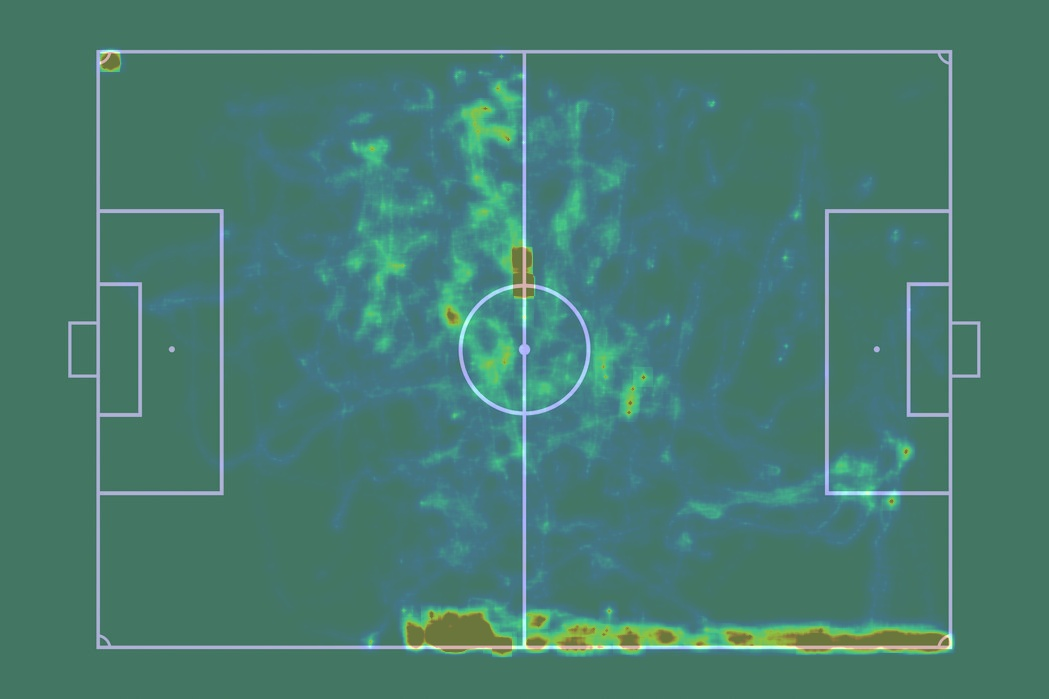
#> input picture heatmap1.jpg, 1049 x 699 px
$ python -i classification.py   (imports and definitions only)
#> lines starting #> are read from the running program, lines starting #| are printed output that depends on the picture
from sklearn.model_selection import train_test_split
from sklearn.svm import SVC
from sklearn.metrics import accuracy_score
import cv2
import os
import numpy as np
from utils import *
import matplotlib

# [1 line not run here, left out]

# [100 lines left out: functions leggi_immagini_cartella, calcola_istogrammi, predict, not called in this run]


# [40 lines not run here, left out]

>>> import cv2
>>> picture = cv2.imread('heatmap1.jpg', cv2.IMREAD_GRAYSCALE)
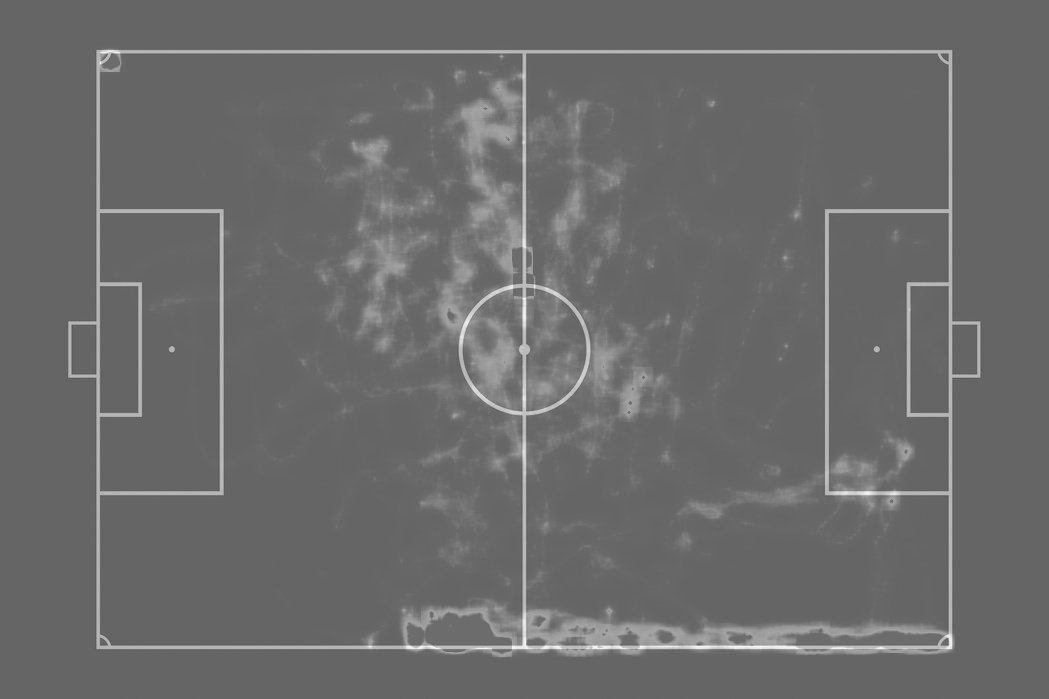
#> picture: shape (699, 1049); min 85, max 248, mean 107
#> the loop in calcola_istogrammi, `for img in images: ` made 1 pass
#> after the loop in calcola_istogrammi, `for img in images:`: H = []
#> (the run stopped early here; a loop or call above may not have finished)
